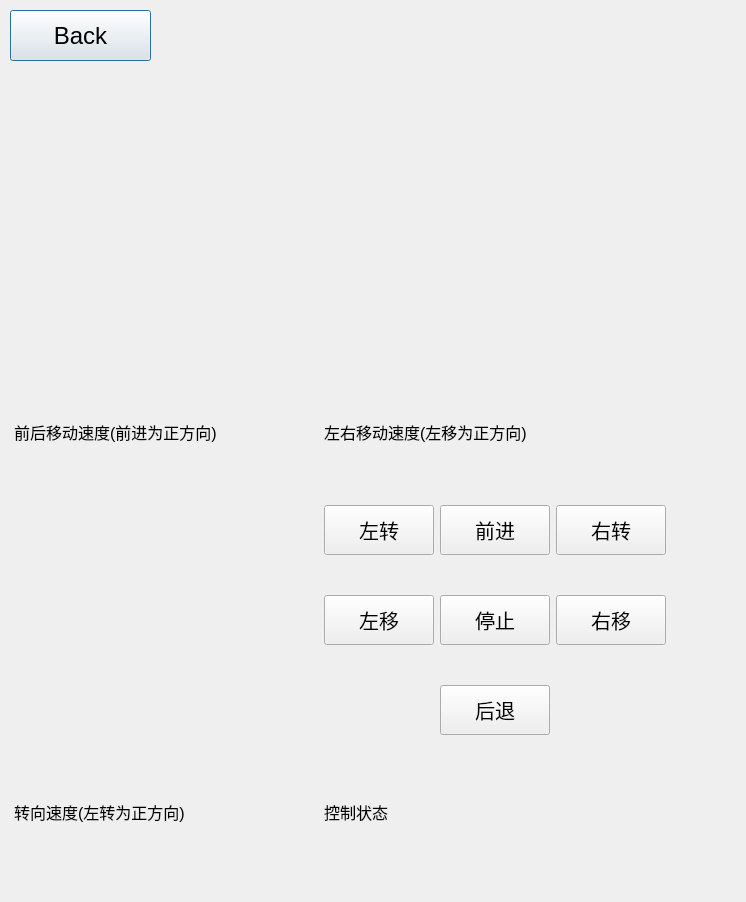
<?xml version="1.0" encoding="UTF-8"?>
<ui version="4.0">
 <class>UserControl_Dialog</class>
 <widget class="QDialog" name="UserControl_Dialog">
  <property name="geometry">
   <rect>
    <x>0</x>
    <y>0</y>
    <width>746</width>
    <height>902</height>
   </rect>
  </property>
  <property name="windowTitle">
   <string>Dialog</string>
  </property>
  <widget class="QPushButton" name="back_btn">
   <property name="geometry">
    <rect>
     <x>10</x>
     <y>10</y>
     <width>141</width>
     <height>51</height>
    </rect>
   </property>
   <property name="font">
    <font>
     <pointsize>18</pointsize>
    </font>
   </property>
   <property name="text">
    <string>Back</string>
   </property>
  </widget>
  <widget class="QWidget" name="gridLayoutWidget">
   <property name="geometry">
    <rect>
     <x>10</x>
     <y>70</y>
     <width>661</width>
     <height>781</height>
    </rect>
   </property>
   <layout class="QGridLayout" name="gridLayout">
    <item row="1" column="0">
     <widget class="QWidget" name="speed_x_widget" native="true">
      <property name="sizePolicy">
       <sizepolicy hsizetype="Preferred" vsizetype="Preferred">
        <horstretch>0</horstretch>
        <verstretch>0</verstretch>
       </sizepolicy>
      </property>
      <property name="minimumSize">
       <size>
        <width>300</width>
        <height>300</height>
       </size>
      </property>
      <property name="maximumSize">
       <size>
        <width>300</width>
        <height>300</height>
       </size>
      </property>
      <property name="baseSize">
       <size>
        <width>0</width>
        <height>0</height>
       </size>
      </property>
     </widget>
    </item>
    <item row="1" column="1">
     <widget class="QWidget" name="speed_y_widget" native="true">
      <property name="sizePolicy">
       <sizepolicy hsizetype="Preferred" vsizetype="Preferred">
        <horstretch>0</horstretch>
        <verstretch>0</verstretch>
       </sizepolicy>
      </property>
      <property name="minimumSize">
       <size>
        <width>300</width>
        <height>300</height>
       </size>
      </property>
      <property name="maximumSize">
       <size>
        <width>300</width>
        <height>300</height>
       </size>
      </property>
     </widget>
    </item>
    <item row="3" column="0">
     <widget class="QWidget" name="speed_z_widget" native="true">
      <property name="sizePolicy">
       <sizepolicy hsizetype="Preferred" vsizetype="Preferred">
        <horstretch>1</horstretch>
        <verstretch>0</verstretch>
       </sizepolicy>
      </property>
      <property name="minimumSize">
       <size>
        <width>300</width>
        <height>300</height>
       </size>
      </property>
      <property name="maximumSize">
       <size>
        <width>300</width>
        <height>300</height>
       </size>
      </property>
     </widget>
    </item>
    <item row="4" column="0">
     <widget class="QLabel" name="label_3">
      <property name="maximumSize">
       <size>
        <width>16777215</width>
        <height>20</height>
       </size>
      </property>
      <property name="font">
       <font>
        <pointsize>12</pointsize>
       </font>
      </property>
      <property name="text">
       <string>转向速度(左转为正方向)</string>
      </property>
     </widget>
    </item>
    <item row="2" column="0">
     <widget class="QLabel" name="label">
      <property name="maximumSize">
       <size>
        <width>16777215</width>
        <height>20</height>
       </size>
      </property>
      <property name="font">
       <font>
        <pointsize>12</pointsize>
        <weight>50</weight>
        <italic>false</italic>
        <bold>false</bold>
        <underline>false</underline>
        <strikeout>false</strikeout>
        <kerning>true</kerning>
       </font>
      </property>
      <property name="contextMenuPolicy">
       <enum>Qt::NoContextMenu</enum>
      </property>
      <property name="layoutDirection">
       <enum>Qt::LeftToRight</enum>
      </property>
      <property name="text">
       <string>前后移动速度(前进为正方向)</string>
      </property>
     </widget>
    </item>
    <item row="2" column="1">
     <widget class="QLabel" name="label_2">
      <property name="maximumSize">
       <size>
        <width>16777215</width>
        <height>20</height>
       </size>
      </property>
      <property name="font">
       <font>
        <pointsize>12</pointsize>
       </font>
      </property>
      <property name="text">
       <string>左右移动速度(左移为正方向)</string>
      </property>
     </widget>
    </item>
    <item row="3" column="1">
     <layout class="QGridLayout" name="gridLayout_2">
      <property name="sizeConstraint">
       <enum>QLayout::SetDefaultConstraint</enum>
      </property>
      <item row="2" column="1">
       <widget class="QPushButton" name="stop_btn">
        <property name="sizePolicy">
         <sizepolicy hsizetype="Preferred" vsizetype="Fixed">
          <horstretch>0</horstretch>
          <verstretch>0</verstretch>
         </sizepolicy>
        </property>
        <property name="minimumSize">
         <size>
          <width>110</width>
          <height>50</height>
         </size>
        </property>
        <property name="maximumSize">
         <size>
          <width>110</width>
          <height>16777215</height>
         </size>
        </property>
        <property name="font">
         <font>
          <pointsize>15</pointsize>
         </font>
        </property>
        <property name="text">
         <string>停止</string>
        </property>
       </widget>
      </item>
      <item row="3" column="1">
       <widget class="QPushButton" name="backward_btn">
        <property name="sizePolicy">
         <sizepolicy hsizetype="Preferred" vsizetype="Fixed">
          <horstretch>0</horstretch>
          <verstretch>0</verstretch>
         </sizepolicy>
        </property>
        <property name="minimumSize">
         <size>
          <width>0</width>
          <height>50</height>
         </size>
        </property>
        <property name="maximumSize">
         <size>
          <width>110</width>
          <height>16777215</height>
         </size>
        </property>
        <property name="font">
         <font>
          <pointsize>15</pointsize>
         </font>
        </property>
        <property name="text">
         <string>后退</string>
        </property>
       </widget>
      </item>
      <item row="0" column="2">
       <widget class="QPushButton" name="rightturn_btn">
        <property name="sizePolicy">
         <sizepolicy hsizetype="Preferred" vsizetype="Fixed">
          <horstretch>0</horstretch>
          <verstretch>0</verstretch>
         </sizepolicy>
        </property>
        <property name="minimumSize">
         <size>
          <width>110</width>
          <height>50</height>
         </size>
        </property>
        <property name="font">
         <font>
          <pointsize>15</pointsize>
         </font>
        </property>
        <property name="text">
         <string>右转</string>
        </property>
       </widget>
      </item>
      <item row="0" column="0">
       <widget class="QPushButton" name="leftturn_btn">
        <property name="sizePolicy">
         <sizepolicy hsizetype="Preferred" vsizetype="Fixed">
          <horstretch>0</horstretch>
          <verstretch>0</verstretch>
         </sizepolicy>
        </property>
        <property name="minimumSize">
         <size>
          <width>110</width>
          <height>50</height>
         </size>
        </property>
        <property name="font">
         <font>
          <pointsize>15</pointsize>
         </font>
        </property>
        <property name="text">
         <string>左转</string>
        </property>
       </widget>
      </item>
      <item row="0" column="1">
       <widget class="QPushButton" name="forward_btn">
        <property name="sizePolicy">
         <sizepolicy hsizetype="Preferred" vsizetype="Fixed">
          <horstretch>0</horstretch>
          <verstretch>0</verstretch>
         </sizepolicy>
        </property>
        <property name="minimumSize">
         <size>
          <width>110</width>
          <height>50</height>
         </size>
        </property>
        <property name="maximumSize">
         <size>
          <width>100</width>
          <height>16777215</height>
         </size>
        </property>
        <property name="font">
         <font>
          <pointsize>15</pointsize>
         </font>
        </property>
        <property name="text">
         <string>前进</string>
        </property>
       </widget>
      </item>
      <item row="2" column="0">
       <widget class="QPushButton" name="left_btn">
        <property name="minimumSize">
         <size>
          <width>0</width>
          <height>50</height>
         </size>
        </property>
        <property name="font">
         <font>
          <pointsize>15</pointsize>
         </font>
        </property>
        <property name="text">
         <string>左移</string>
        </property>
       </widget>
      </item>
      <item row="2" column="2">
       <widget class="QPushButton" name="right_btn">
        <property name="minimumSize">
         <size>
          <width>0</width>
          <height>50</height>
         </size>
        </property>
        <property name="font">
         <font>
          <pointsize>15</pointsize>
         </font>
        </property>
        <property name="text">
         <string>右移</string>
        </property>
       </widget>
      </item>
     </layout>
    </item>
    <item row="4" column="1">
     <widget class="QLabel" name="label_4">
      <property name="font">
       <font>
        <pointsize>12</pointsize>
       </font>
      </property>
      <property name="text">
       <string>控制状态</string>
      </property>
     </widget>
    </item>
   </layout>
  </widget>
 </widget>
 <resources/>
 <connections/>
</ui>
